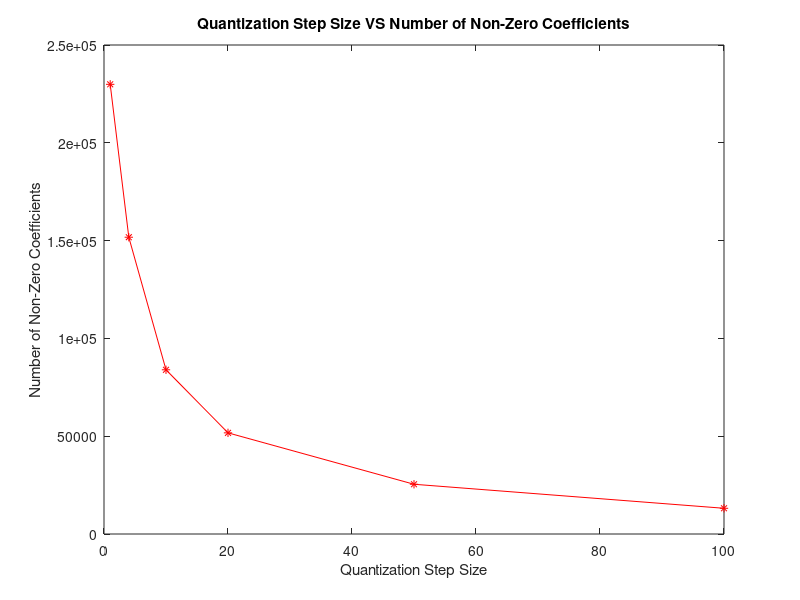
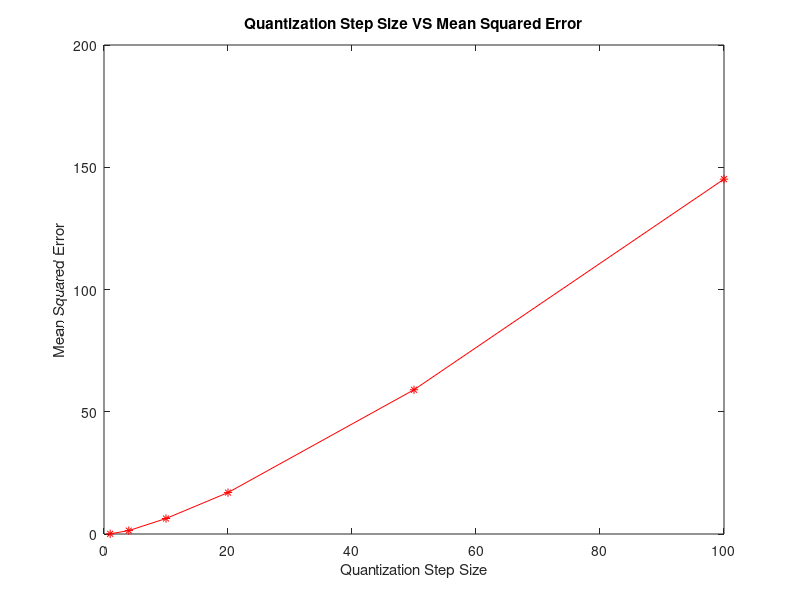

MATLAB code for these plots, in order:
clear all
close all

% Enter in delta, non-zero coefficient, and MSE data
delta = [1, 4, 10, 20, 50, 100];
totalNumberNonzeroCoefficients = [229897, 151727, 83952, 51714, 25430, ...
    13152];
MSE = [0.0836, 1.3878, 6.3337, 16.9397, 58.9967, 145.1442];

% Plot Quantization Step Size VS Number of Non-Zero Coefficients graph
figure;
plot(delta, totalNumberNonzeroCoefficients, 'r-*');
title 'Quantization Step Size VS Number of Non-Zero Coefficients';
xlabel 'Quantization Step Size';
ylabel 'Number of Non-Zero Coefficients';

% Plot Quantization Step Size VS Mean Squared Error graph
figure;
plot(delta, MSE, 'r-*');
title 'Quantization Step Size VS Mean Squared Error';
xlabel 'Quantization Step Size';
ylabel 'Mean Squared Error';
